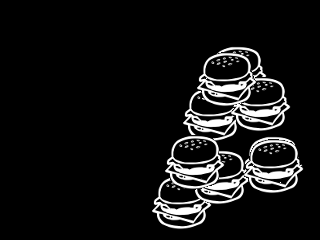
#> input picture drills/burger.png, 320 x 240 px
$ python c07_burger.py
#> lines starting #> are read from the running program, lines starting #| are printed output that depends on the picture; after the words box and inside, x2 and y2 are one past the last pixel; in counts of white or black regions, pixels touching at a corner belong together; long printed decimals are rounded
import numpy as np
import cv2

img = cv2.imread('burger.png')
#> img is the input picture: shape (240, 320, 3); min 0, max 255, mean 20.5
print(img.shape) # (240, 320, 3) 위에서 240줄, 왼쪽에서 320칸, 칸마다 숫자 3개(컬러)
#| (240, 320, 3)
print('구석', img[0, 0])
#| 구석 [0 0 0]
print('햄버거', img[80, 200])
#| 햄버거 [255 255 255]

lower = np.array([50, 50, 50])
upper = np.array([255, 255, 255])
mask = cv2.inRange(img, lower, upper)
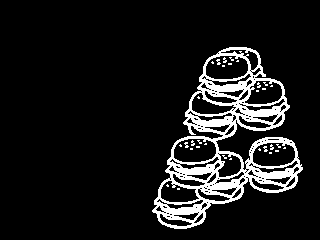
#> mask: shape (240, 320); 10% white; 32 white regions (31 under 20 px), largest, box (x1, y1, x2, y2) and area: (152, 47, 303, 229) 7415

ys, xs = np.nonzero(mask)
#> ys = 7693 values from 47 to 228; xs = 7693 values, max 302 at index 4674, min 152 at index 7166, mean 226.9
print('흰 칸 개수', len(xs)) # 240: 3602, 200: 4635, 50: 7693
#| 흰 칸 개수 7693
print('cx', xs.mean())
#| cx 226.899
cx = xs.mean()
#> cx = 226.9

img[0:240, int(cx)] = [0,0,255]
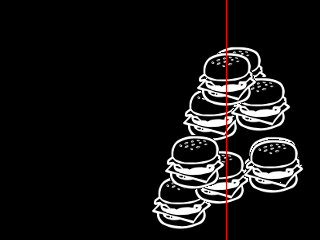
#> img: shape (240, 320, 3); 0.31% of pixels changed, all inside (x1, y1, x2, y2) = (226, 0, 227, 240)
cv2.imshow('burger', img)
cv2.imshow('mask', mask)
cv2.waitKey(0)
